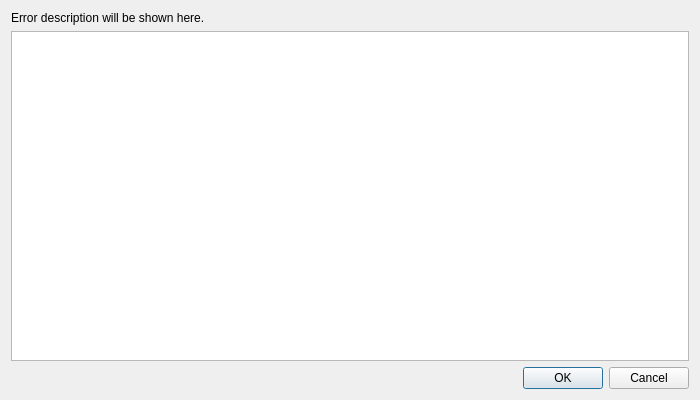
<?xml version="1.0" encoding="UTF-8"?>
<ui version="4.0">
 <class>DialogPickShipment</class>
 <widget class="QDialog" name="DialogPickShipment">
  <property name="geometry">
   <rect>
    <x>0</x>
    <y>0</y>
    <width>700</width>
    <height>400</height>
   </rect>
  </property>
  <property name="windowTitle">
   <string>Pick Shipment</string>
  </property>
  <layout class="QVBoxLayout" name="verticalLayout">
   <item>
    <widget class="QLabel" name="labelErrorDescription">
     <property name="text">
      <string>Error description will be shown here.</string>
     </property>
     <property name="wordWrap">
      <bool>true</bool>
     </property>
     <property name="textInteractionFlags">
      <set>Qt::TextSelectableByMouse|Qt::TextSelectableByKeyboard</set>
     </property>
    </widget>
   </item>
   <item>
    <widget class="QTableWidget" name="tableShipments">
     <property name="selectionBehavior">
      <enum>QAbstractItemView::SelectRows</enum>
     </property>
     <property name="selectionMode">
      <enum>QAbstractItemView::SingleSelection</enum>
     </property>
     <property name="editTriggers">
      <set>QAbstractItemView::NoEditTriggers</set>
     </property>
    </widget>
   </item>
   <item>
    <widget class="QDialogButtonBox" name="buttonBox">
     <property name="orientation">
      <enum>Qt::Horizontal</enum>
     </property>
     <property name="standardButtons">
      <set>QDialogButtonBox::Cancel|QDialogButtonBox::Ok</set>
     </property>
    </widget>
   </item>
  </layout>
 </widget>
 <resources/>
 <connections/>
</ui>
